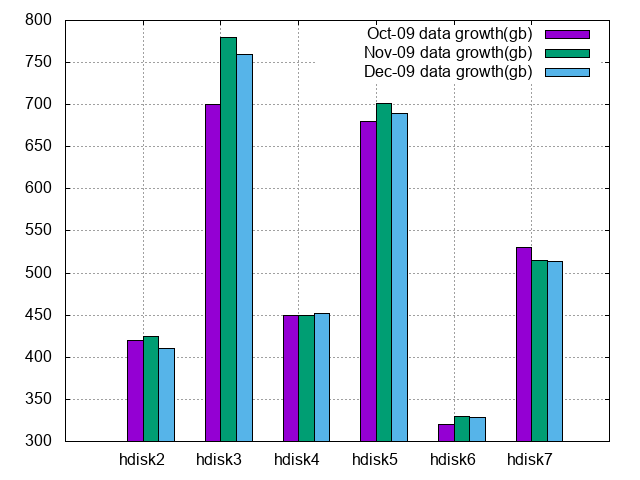

Reproduce this figure in gnuplot.
#!/usr/bin/env gnuplot

set terminal png truecolor
set output "diskuse.png"
set grid
set style data histograms
set style fill solid 1.00 border -1
plot "data.txt"  using 2:xtic(1) title "Oct-09 data growth(gb)",\
              '' using 3 title "Nov-09 data growth(gb)",\
              '' using 4 title "Dec-09 data growth(gb)"
